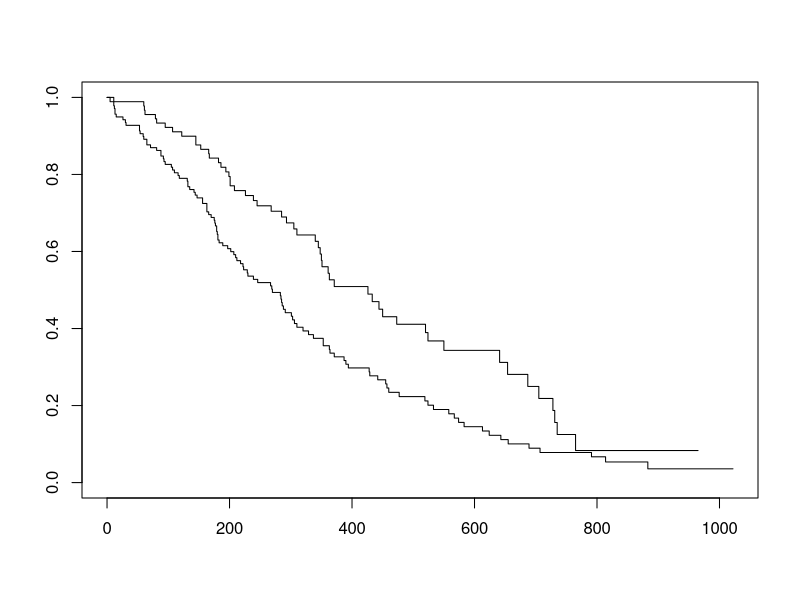
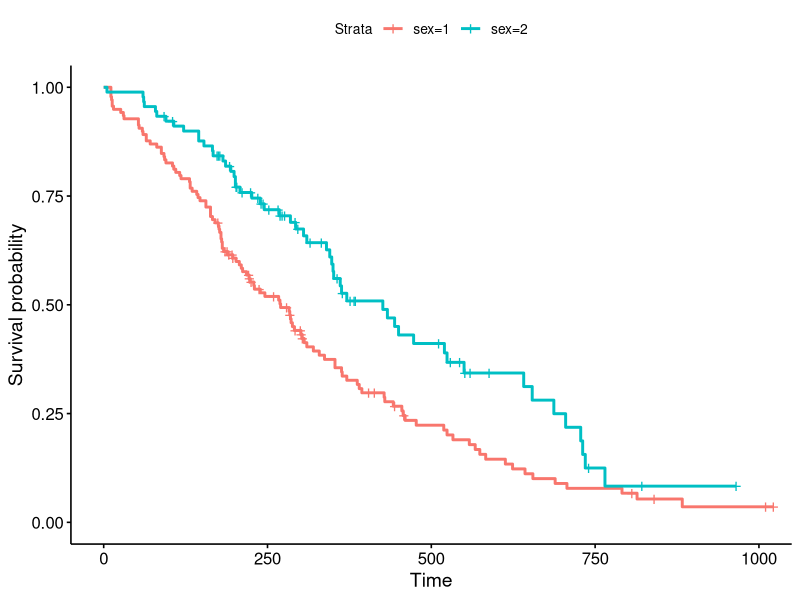
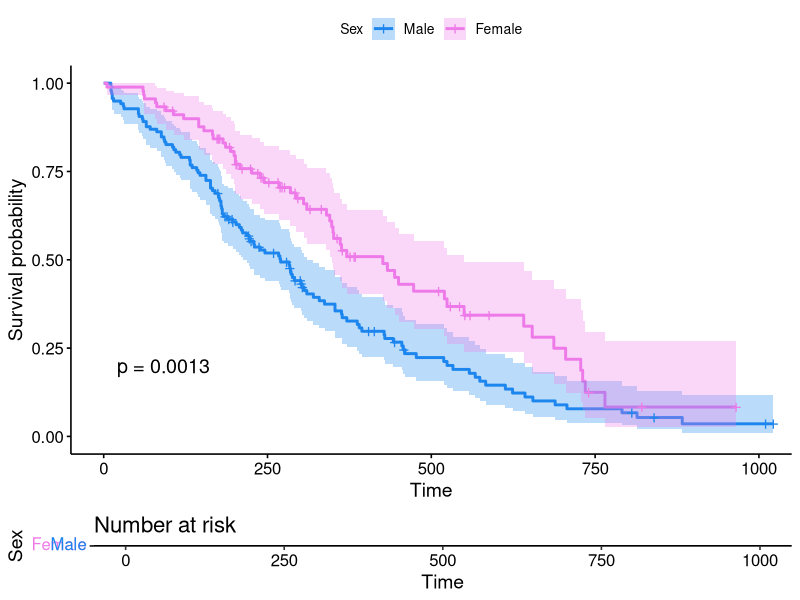

R code for these plots, in order: (Note: this script raises an error after producing the figures.)
## ---- chunk 1
library(knitr)
opts_chunk$set(message=FALSE, warning=FALSE, eval=TRUE, echo=TRUE, cache=FALSE, results="hide")
# options(digits=3)
options(max.print=200)
.ex <- 1 # Track ex numbers w/ hidden var. Increment each ex: `r .ex``r .ex=.ex+1`
## ---- chunk 2
library(tidyverse)
library(survival)
library(survminer)
## ---- chunk 3
s <- Surv(lung$time, lung$status)
class(s)
s
head(lung)
## ---- chunk 4
survfit(s~1)
survfit(Surv(time, status)~1, data=lung)
sfit <- survfit(Surv(time, status)~1, data=lung)
sfit
## ---- chunk 5
summary(sfit)
## ---- chunk 6
sfit <- survfit(Surv(time, status)~sex, data=lung)
sfit
summary(sfit)
## ---- chunk 7
# ?summary.survfit
range(lung$time)
seq(0, 1100, 100)
## ---- chunk 8
summary(sfit, times=seq(0, 1000, 100))
## ---- chunk 9
sfit <- survfit(Surv(time, status)~sex, data=lung)
plot(sfit)
## ---- chunk 10
library(survminer)
ggsurvplot(sfit)
## ---- chunk 11
ggsurvplot(sfit, conf.int=TRUE, pval=TRUE, risk.table=TRUE, 
           legend.labs=c("Male", "Female"), legend.title="Sex",  
           palette=c("dodgerblue2", "orchid2"), 
           main="Kaplan-Meier Curve for Lung Cancer Survival", 
           risk.table.height=.15)
## ---- chunk 12
colondeath <- filter(colon, etype==1)
head(colondeath)
## ---- chunk 13
sfit <- survfit(Surv(time, status)~sex, data=colondeath)
sfit$call <- NULL
summary(sfit, times=seq(0, 2000, 500))
## ---- chunk 14
sfit <- survfit(Surv(time, status)~sex, data=colondeath)
ggsurvplot(sfit, conf.int=TRUE, pval=TRUE)
## ---- chunk 15
survfit(Surv(time, status)~differ, data=colondeath) %>% 
  ggsurvplot(pval=TRUE, main="Survival by tumor differentiation")
survfit(Surv(time, status)~node4, data=colondeath) %>% 
  ggsurvplot(conf.int=TRUE, pval=TRUE, main="Survival by involvement in >=4 lymph nodes")
## ---- chunk 16
ggsurvplot(survfit(Surv(time, status)~nodes, data=colondeath))
## ---- chunk 17
fit <- coxph(Surv(time, status)~sex, data=lung)
fit
## ---- chunk 18
summary(fit)
survdiff(Surv(time, status)~sex, data=lung)
## ---- chunk 19
fit <- coxph(Surv(time, status)~sex+age+ph.ecog+ph.karno+pat.karno+meal.cal+wt.loss, data=lung)
fit
